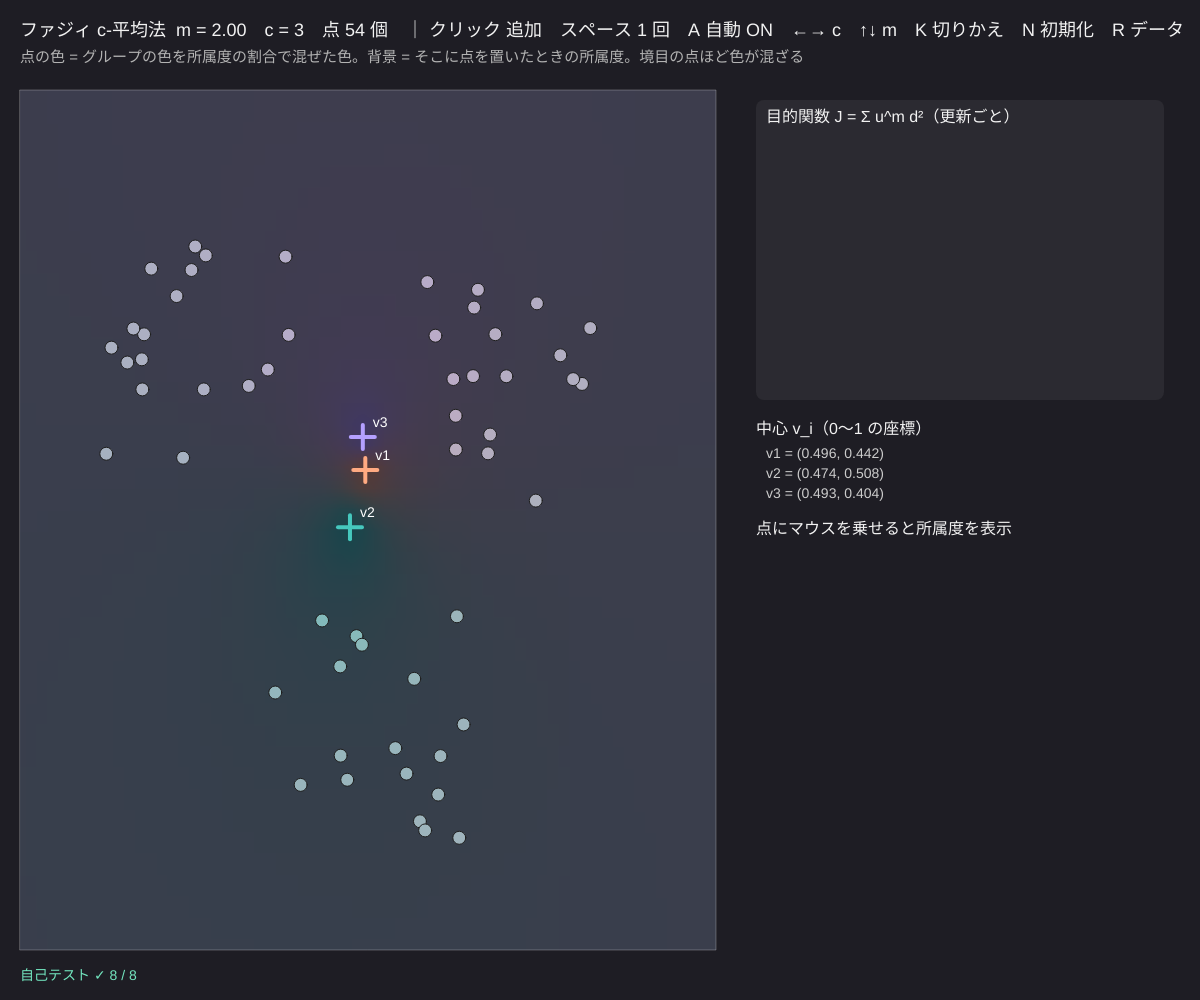
Frame 1 (no input)
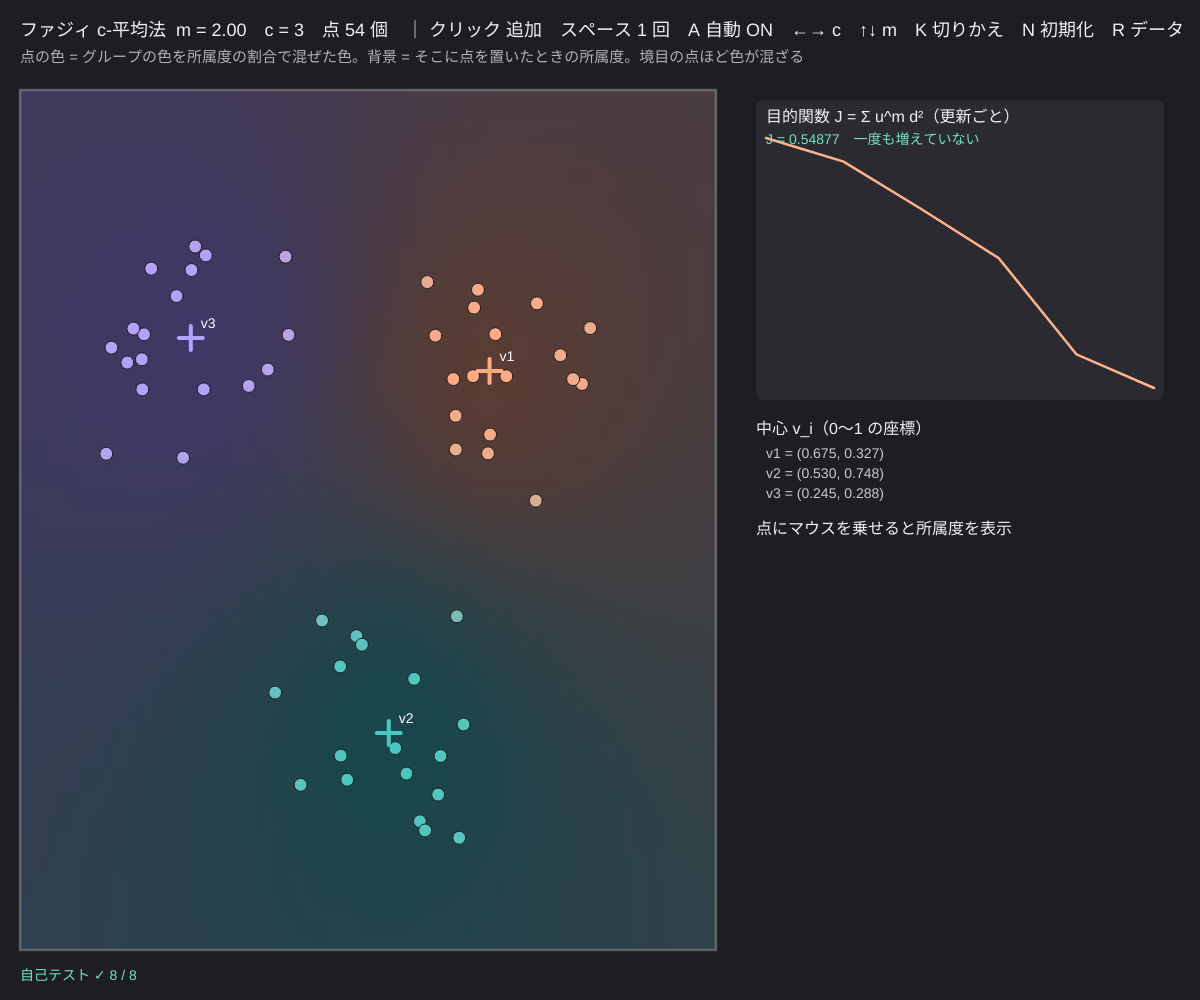
Frame 60 (no input)
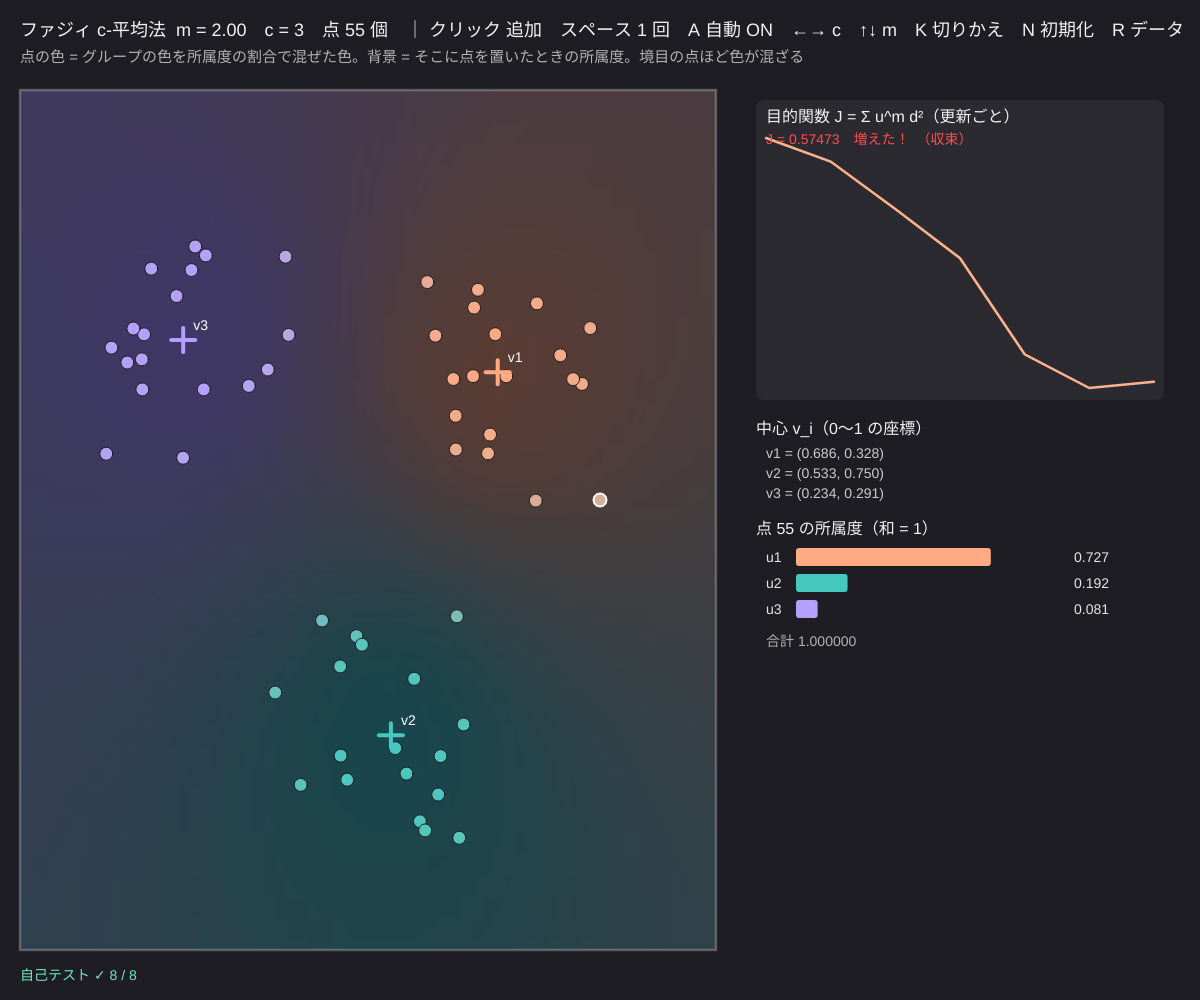
Frame 120 (the mouse pressed at the canvas centre since frame 60)

The p5.js sketch that drew these frames (run headless with seeded random() and noise() and a simulated clock; from frame 60 on, the mouse is pressed at the canvas centre):

// p5.js sketch
// ── sketch.js
// ============================================
// 11 ファジィ c-平均法（FCM）
// 点を c 個のグループに分ける。k-平均法は「どれか 1 つ」に入れるが、FCM は「A に 0.7、B に 0.3」のように所属度で分ける
//   u_ik = 1 ÷ Σ_j (d_ik / d_jk)^(2/(m−1))、中心 v_i = Σ u_ik^m x_k ÷ Σ u_ik^m、目的関数 J = Σ u_ik^m d_ik²（くり返すたびに減る）
// クリック = 点を追加 / スペース = 1 回更新 / A = 自動 / ←→ = グループ数 c / ↑↓ = ファジィ化係数 m / K = k-平均法と切りかえ / N = 初期化 / R = 新しいデータ
// ============================================

let nC = 3;          // ★ グループの数 c
let mF = 2.0;        // ★ ファジィ化係数 m（1 に近いほど k-平均法に近い、大きいほどぼやける）
let useKmeans = false, auto = true;
let P = [], U = [], V = [], Jhist = [], converged = false, timer = 0, seed = 7;
let CC;              // グループの色（RGB）
let bg, area;

function setup() {
  createCanvas(windowWidth, windowHeight);
  colorMode(HSB, 360, 100, 100, 100);
  CC = [[255, 170, 130], [70, 200, 190], [180, 160, 255], [250, 230, 120], [240, 120, 170], [140, 220, 120]];
  bg = createImage(64, 40);
  selfTest();
  newData();
}

function newData() {
  P = []; let r = lcg(seed++);
  let cs = [[0.25, 0.3], [0.7, 0.35], [0.5, 0.75]];
  for (let [cx, cy] of cs) for (let k = 0; k < 18; k++) P.push([cx + (r() - 0.5) * 0.28, cy + (r() - 0.5) * 0.28]);
  initU();
}
// 所属度をでたらめに決めて（列の和 = 1）、そこから始める
function initU() {
  let r = lcg(seed++);
  U = []; for (let i = 0; i < nC; i++) U.push(P.map(() => 0.1 + r()));
  for (let k = 0; k < P.length; k++) { let s = 0; for (let i = 0; i < nC; i++) s += U[i][k]; for (let i = 0; i < nC; i++) U[i][k] /= s; }
  V = useKmeans ? Array.from({ length: nC }, (_, i) => P[Math.floor(r() * P.length)].slice()) : fcmV(P, U, mF);
  Jhist = []; converged = false;
  iterate();
}
// 1 回分：中心 → 所属度 → J
function iterate() {
  if (P.length < nC) return;
  if (useKmeans) { U = hardU(P, V); V = fcmV(P, U, 1); U = hardU(P, V); }
  else { V = fcmV(P, U, mF); U = fcmU(P, V, mF); }
  let J = fcmJ(P, U, V, useKmeans ? 1 : mF);
  if (Jhist.length && Jhist[Jhist.length - 1] - J < 1e-7) converged = true;
  Jhist.push(J); if (Jhist.length > 60) Jhist.shift();
  makeBg();
}
// 背景：その場所に点を置いたら、どのグループにどれだけ所属するか
function makeBg() {
  bg.loadPixels();
  for (let y = 0; y < bg.height; y++) for (let x = 0; x < bg.width; x++) {
    let q = [[(x + 0.5) / bg.width, (y + 0.5) / bg.height]];
    let u = useKmeans ? hardU(q, V) : fcmU(q, V, mF), c = mixCol(u, 0), o = 4 * (y * bg.width + x);
    bg.pixels[o] = c[0] * 0.35; bg.pixels[o + 1] = c[1] * 0.35; bg.pixels[o + 2] = c[2] * 0.4; bg.pixels[o + 3] = 255;
  }
  bg.updatePixels();
}
function mixCol(u, k) { let c = [0, 0, 0]; for (let i = 0; i < u.length; i++) for (let d = 0; d < 3; d++) c[d] += u[i][k] * CC[i % CC.length][d]; return c; }

function draw() {
  background(250, 18, 14);
  area = { x: 20, y: 90, w: width * 0.58, h: height - 140 };
  if (auto && !converged && ++timer % 12 === 0) iterate();
  let X = (p) => area.x + p[0] * area.w, Y = (p) => area.y + p[1] * area.h;
  image(bg, area.x, area.y, area.w, area.h);
  noFill(); stroke(0, 0, 100, 25); rect(area.x, area.y, area.w, area.h);
  // 点：色 = 所属度でグループの色を混ぜたもの
  let hover = -1, best = 1e9;
  P.forEach((p, k) => { let d = Math.hypot(mouseX - X(p), mouseY - Y(p)); if (d < 14 && d < best) { best = d; hover = k; } });
  colorMode(RGB, 255);
  P.forEach((p, k) => { let c = mixCol(U, k); fill(c[0], c[1], c[2]); stroke(k === hover ? 255 : 30); strokeWeight(k === hover ? 2 : 1); circle(X(p), Y(p), 13); });
  colorMode(HSB, 360, 100, 100, 100);
  // 中心
  V.forEach((v, i) => {
    let c = CC[i % CC.length]; colorMode(RGB, 255); stroke(c[0], c[1], c[2]); colorMode(HSB, 360, 100, 100, 100);
    strokeWeight(4); line(X(v) - 12, Y(v), X(v) + 12, Y(v)); line(X(v), Y(v) - 12, X(v), Y(v) + 12);
    noStroke(); fill(0, 0, 100); textSize(14); text('v' + (i + 1), X(v) + 10, Y(v) - 10);
  });

  noStroke(); fill(0, 0, 95); textSize(18);
  text((useKmeans ? 'k-平均法（所属度は 0 か 1）' : 'ファジィ c-平均法  m = ' + mF.toFixed(2)) + '　c = ' + nC + '　点 ' + P.length + ' 個　｜ クリック 追加　スペース 1 回　A 自動 ' + (auto ? 'ON' : 'off') + '　←→ c　↑↓ m　K 切りかえ　N 初期化　R データ', 20, 36);
  fill(0, 0, 70); textSize(15);
  text('点の色 = グループの色を所属度の割合で混ぜた色。背景 = そこに点を置いたときの所属度。境目の点ほど色が混ざる', 20, 62);

  // 右：J のグラフ
  let gx = width * 0.63, gw = width * 0.34, gy = 100, gh = height * 0.3;
  fill(0, 0, 100, 6); rect(gx, gy, gw, gh, 8);
  fill(0, 0, 95); textSize(16); text('目的関数 J = Σ u^m d²（更新ごと）', gx + 10, gy + 22);
  if (Jhist.length > 1) {
    let hi = Math.max(...Jhist), lo = Math.min(...Jhist), sp = Math.max(1e-9, hi - lo);
    noFill(); stroke(20, 45, 100); strokeWeight(2.5); beginShape();
    Jhist.forEach((J, i) => vertex(gx + 10 + (i / (Jhist.length - 1)) * (gw - 20), gy + gh - 12 - ((J - lo) / sp) * (gh - 50)));
    endShape();
    let inc = Jhist.some((J, i) => i > 0 && J > Jhist[i - 1] + 1e-9);
    noStroke(); fill(inc ? color(0, 70, 100) : color(160, 50, 90)); textSize(14);
    text('J = ' + Jhist[Jhist.length - 1].toFixed(5) + (inc ? '　増えた！' : '　一度も増えていない') + (converged ? '　（収束）' : ''), gx + 10, gy + 44);
  }
  // 中心の表
  let ty = gy + gh + 34; fill(0, 0, 95); textSize(16); text('中心 v_i（0〜1 の座標）', gx, ty);
  textSize(14); V.forEach((v, i) => { fill(0, 0, 80); text('v' + (i + 1) + ' = (' + v[0].toFixed(3) + ', ' + v[1].toFixed(3) + ')', gx + 10, ty + 24 + i * 20); });
  // マウスの点の所属度
  let my = ty + 40 + nC * 20;
  fill(0, 0, 95); textSize(16); text(hover >= 0 ? '点 ' + (hover + 1) + ' の所属度（和 = 1）' : '点にマウスを乗せると所属度を表示', gx, my);
  if (hover >= 0) {
    let s = 0;
    for (let i = 0; i < nC; i++) {
      let u = U[i][hover]; s += u; let c = CC[i % CC.length];
      colorMode(RGB, 255); fill(c[0], c[1], c[2]); colorMode(HSB, 360, 100, 100, 100);
      rect(gx + 40, my + 14 + i * 26, (gw - 140) * u, 18, 3);
      fill(0, 0, 90); textSize(14); text('u' + (i + 1), gx + 10, my + 28 + i * 26); text(u.toFixed(3), gx + gw - 90, my + 28 + i * 26);
    }
    fill(0, 0, 70); text('合計 ' + s.toFixed(6), gx + 10, my + 34 + nC * 26);
  }
  fill(selfTestResults.every((r) => r.ok) ? color(160, 50, 90) : color(0, 80, 100)); textSize(14);
  text(selfTestLine(), 20, height - 20);
}

function mousePressed() {
  if (!area) return;
  let x = (mouseX - area.x) / area.w, y = (mouseY - area.y) / area.h;
  if (x < 0 || x > 1 || y < 0 || y > 1) return;
  P.push([x, y]);
  for (let i = 0; i < nC; i++) U[i].push(1 / nC);
  converged = false; iterate();
}
function keyPressed() {
  if (key === ' ') { converged = false; iterate(); }
  if (key === 'a' || key === 'A') auto = !auto;
  if (key === 'k' || key === 'K') { useKmeans = !useKmeans; initU(); }
  if (key === 'n' || key === 'N') initU();
  if (key === 'r' || key === 'R') newData();
  if (key === RIGHT_ARROW) { nC = Math.min(6, nC + 1); initU(); }
  if (key === LEFT_ARROW) { nC = Math.max(2, nC - 1); initU(); }
  if (key === UP_ARROW) { mF = Math.min(4, mF + 0.25); initU(); }
  if (key === DOWN_ARROW) { mF = Math.max(1.25, mF - 0.25); initU(); }
}

// ---- 自己テスト：手で計算できる値と比べる
function selfTest() {
  selfTestResults = [];
  let D = [[0, 0], [0, 1], [1, 0], [10, 10], [10, 11], [11, 10]];
  let u0 = [[0.6, 0.3, 0.5, 0.4, 0.7, 0.2], [0.4, 0.7, 0.5, 0.6, 0.3, 0.8]];
  let u = u0, v, Js = [];
  for (let t = 0; t < 30; t++) { v = fcmV(D, u, 2); u = fcmU(D, v, 2); Js.push(fcmJ(D, u, v, 2)); }
  check('どの点も所属度の和 = 1', D.every((_, k) => near(u[0][k] + u[1][k], 1, 1e-12)));
  check('30 回くり返して J は一度も増えない', Js.every((J, i) => i === 0 || J <= Js[i - 1] + 1e-12));
  let vs = v.slice().sort((a, b) => a[0] - b[0]);
  check('2 つのかたまりの中心 ≈ (1/3, 1/3) と (31/3, 31/3)', near(vs[0][0], 1 / 3, 0.01) && near(vs[0][1], 1 / 3, 0.01) && near(vs[1][0], 31 / 3, 0.01) && near(vs[1][1], 31 / 3, 0.01));
  let e = fcmU([[1, 0]], [[0, 0], [2, 0]], 2);
  check('2 つの中心から等距離の点は 0.5 と 0.5', near(e[0][0], 0.5) && near(e[1][0], 0.5));
  let f = fcmU([[1, 0]], [[0, 0], [3, 0]], 2);
  check('距離 1 と 2 なら m = 2 で u = 1 ÷ (1 + (1/2)²) = 0.8', near(f[0][0], 0.8) && near(f[1][0], 0.2));
  let g = fcmU([[0, 0]], [[0, 0], [5, 5]], 2);
  check('中心と同じ位置の点は、そのグループに 1', g[0][0] === 1 && g[1][0] === 0);
  check('m = 1.1 ではほぼ 0 か 1（k-平均法に近い）', fcmU([[1, 0]], [[0, 0], [3, 0]], 1.1)[0][0] > 0.999);
  let kv = [[0, 0], [0, 1]], kJ = [];
  for (let t = 0; t < 10; t++) { let hu = hardU(D, kv); kv = fcmV(D, hu, 1); kJ.push(fcmJ(D, hardU(D, kv), kv, 1)); }
  check('k-平均法でも J は増えない', kJ.every((J, i) => i === 0 || J <= kJ[i - 1] + 1e-12));
  reportSelfTest();
}

// ---------- やってみよう ----------
// 1. ↑↓ で m を変える。m = 1.25 では色がはっきり、m = 4 ではどの点もぼんやり混ざる
// 2. K で k-平均法にする。境目の点が「どちらか 1 つ」に決められてしまうのを見比べよう
// 3. 2 つのかたまりのちょうど真ん中をクリックして点を足す。所属度はいくつ？
// 4. ←→ で c を 2 や 5 にする。本当は 3 つのかたまりなのに、c = 5 だとどう分かれる？
// 5. N で何度も初期化。J の最後の値はいつも同じ？（局所解に落ちることもある）


// ==================================================
// ここから下は「ファジィの道具」（中身は読まなくても OK。消さないでね）
// ==================================================
// ---- 自己テストの道具
let selfTestResults = [];
function check(name, cond) { selfTestResults.push({ name, ok: !!cond }); }
function near(a, b, tol) { return a !== null && Math.abs(a - b) <= (tol === undefined ? 1e-9 : tol); }
function reportSelfTest() { for (let r of selfTestResults) (r.ok ? console.log : console.error)((r.ok ? '✓ ' : '✗ ') + r.name); }
function selfTestLine() { let n = selfTestResults.filter((r) => r.ok).length; return '自己テスト ' + (n === selfTestResults.length ? '✓ ' : '✗ ') + n + ' / ' + selfTestResults.length; }

// ---- ファジィ c-平均法の更新式（P：点 [x, y] の列、U[i][k]：点 k のグループ i への所属度、V：中心）
function d2(a, b) { return (a[0] - b[0]) * (a[0] - b[0]) + (a[1] - b[1]) * (a[1] - b[1]); }
// 所属度：u_ik = 1 ÷ Σ_j (d_ik / d_jk)^(2/(m−1))。中心にぴったり重なる点はそのグループに 1
function fcmU(P, V, m) {
  let U = V.map(() => new Array(P.length).fill(0)), e = 1 / (m - 1);
  P.forEach((p, k) => {
    let d = V.map((v) => d2(p, v)), z = d.findIndex((x) => x < 1e-18);
    if (z >= 0) { U[z][k] = 1; return; }
    for (let i = 0; i < V.length; i++) { let s = 0; for (let j = 0; j < V.length; j++) s += Math.pow(d[i] / d[j], e); U[i][k] = 1 / s; }
  });
  return U;
}
// 中心：v_i = Σ u^m x ÷ Σ u^m（だれも所属しないグループは今の点の平均に置く）
function fcmV(P, U, m) {
  return U.map((row) => {
    let sx = 0, sy = 0, sw = 0;
    P.forEach((p, k) => { let w = Math.pow(row[k], m); sx += w * p[0]; sy += w * p[1]; sw += w; });
    if (sw < 1e-12) { sw = P.length || 1; sx = P.reduce((a, p) => a + p[0], 0); sy = P.reduce((a, p) => a + p[1], 0); }
    return [sx / sw, sy / sw];
  });
}
function fcmJ(P, U, V, m) { let J = 0; U.forEach((row, i) => P.forEach((p, k) => { J += Math.pow(row[k], m) * d2(p, V[i]); })); return J; }
// k-平均法：いちばん近い中心に 1、ほかは 0
function hardU(P, V) {
  let U = V.map(() => new Array(P.length).fill(0));
  P.forEach((p, k) => { let b = 0; V.forEach((v, i) => { if (d2(p, v) < d2(p, V[b])) b = i; }); U[b][k] = 1; });
  return U;
}
// 決まった順番の乱数（毎回同じ点の並びを作れる）
function lcg(s) { let x = s * 9301 + 49297; return () => { x = (x * 9301 + 49297) % 233280; return x / 233280; }; }
